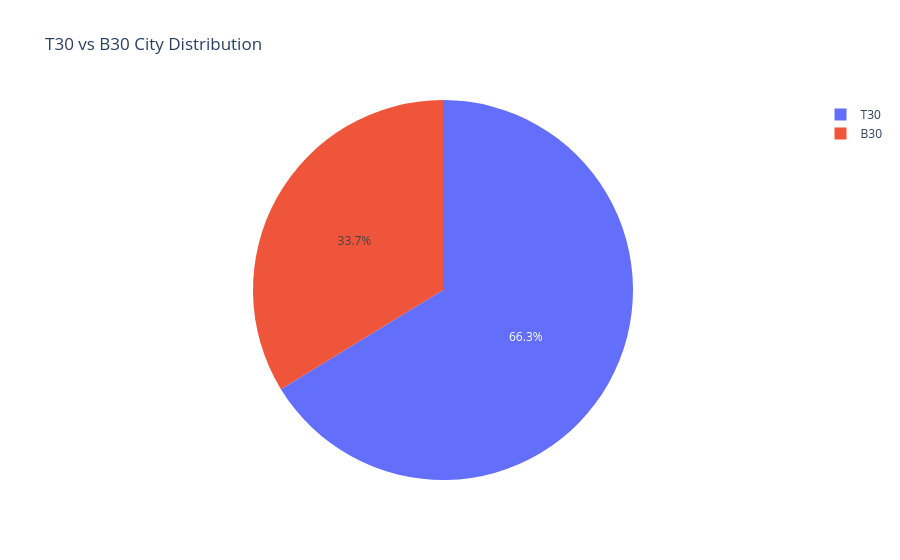

Write notebook code for a chart like this one.
### Markdown cell above
### 6. Geographic Distribution

### Code cell
if 'df_txn' in locals():
    # State bar chart
    state_amt = df_txn.groupby('state')['amount_inr'].sum().sort_values(ascending=False).reset_index()
    plt.figure(figsize=(12, 8))
    sns.barplot(data=state_amt, x='amount_inr', y='state', palette='viridis')
    plt.title('Total Investment Amount by State')
    plt.xlabel('Amount (INR)')
    plt.show()
    
    # T30 vs B30 pie chart
    tier_counts = df_txn['city_tier'].value_counts().reset_index()
    tier_counts.columns = ['city_tier', 'count']
    fig2 = px.pie(tier_counts, values='count', names='city_tier', title='T30 vs B30 City Distribution')
    fig2.show()

### Figure 1 — Plotly figure (JSON) as saved in the notebook; plotly's stock layout.template omitted (floating-point values rounded to 4 significant figures)
{"data": [{"domain": {"x": [0, 1], "y": [0, 1]}, "hovertemplate": "city_tier=%{label}<br>count=%{value}<extra></extra>", "labels": ["T30", "B30"], "legendgroup": "", "name": "", "showlegend": true, "type": "pie", "values": [21719, 11059]}], "layout": {"legend": {"tracegroupgap": 0}, "title": {"text": "T30 vs B30 City Distribution"}}}
